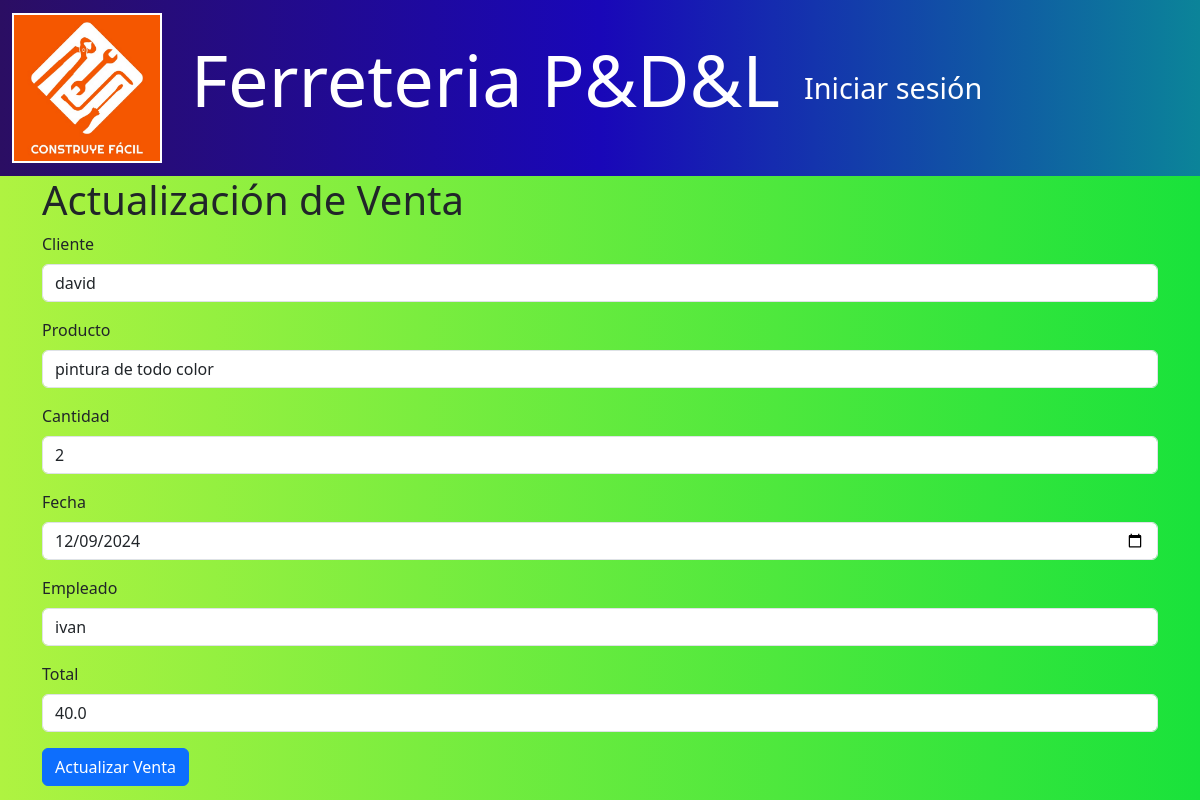
/ventas/edit/2, run on the app's committed database.
### models/venta_model.py (models this page shows, shortened)
class Venta(db.Model):
    __tablename__ = "ventas"
    id = db.Column(db.Integer, primary_key=True)
    cliente_id = db.Column(db.Integer, db.ForeignKey('clientes.id'), nullable=False)
    producto_id = db.Column(db.Integer, db.ForeignKey('productos.id'), nullable=False)
    cantidad = db.Column(db.Integer, nullable=False)
    total = db.Column(db.Float, nullable=False)  # Nuevo campo
    fecha = db.Column(db.DateTime, nullable=False)
    empleado_id = db.Column(db.Integer, db.ForeignKey('usuarios.id'), nullable=False)  # Nuevo campo
    cliente = db.relationship('Cliente', back_populates='ventas')
    producto = db.relationship('Producto', back_populates='ventas')
    empleado = db.relationship('Usuario', back_populates='ventas')  # Relación con usuarios
    facturas = db.relationship('Factura', back_populates='venta')  # Relación uno a uno con facturas
    @staticmethod
    def get_by_id(id):
        return Venta.query.get(id)

### models/cliente_model.py (models this page shows, shortened)
class Cliente(db.Model):
    __tablename__ = "clientes"
    id = db.Column(db.Integer,primary_key=True)
    nombre = db.Column(db.String(80),nullable=False)
    email = db.Column(db.String(100),nullable=False)
    telefono = db.Column(db.String(20),nullable=False)
    facturas = db.relationship('Factura', back_populates='cliente')
    ventas = db.relationship('Venta',back_populates='cliente')

### models/producto_model.py (models this page shows, shortened)
class Producto(db.Model):
    __tablename__ = "productos"
    id = db.Column(db.Integer, primary_key=True)
    nombre = db.Column(db.String(100), nullable=False)
    descripcion = db.Column(db.String(120), nullable=False)
    precio = db.Column(db.Float(11, 2), nullable=False)
    stock = db.Column(db.Integer, nullable=False)
    ventas = db.relationship('Venta', back_populates='producto')
    compras = db.relationship('Compra', back_populates='producto')
    facturas = db.relationship('Factura', back_populates='producto')

### models/usuario_model.py (models this page shows, shortened)
class Usuario(db.Model):
    __tablename__ = "usuarios"
    id = db.Column(db.Integer,primary_key=True)
    nombre = db.Column(db.String(80),nullable=False)
    username = db.Column(db.String(50),nullable=False)
    password = db.Column(db.String,nullable=False)
    rol = db.Column(db.String(20),nullable=False)
    ventas = relationship("Venta", back_populates="empleado")

### controllers/venta_controller.py (the view, shortened to what this page needs)
@venta_bp.route("/edit/<int:id>", methods=['GET', 'POST'])
def edit(id):
    venta = Venta.get_by_id(id)
    if not venta:
        flash("Venta no encontrada.", "error")
        return redirect(url_for('venta.index'))
    clientes = Cliente.query.all()
    productos = Producto.query.all()
    empleados = Usuario.query.all()  # Obtén la lista de empleados de la base de datos
    return venta_view.edit(venta, clientes, productos, empleados)

### run.py (called while the page is built)
@app.context_processor
def inject_active_path():
    def is_active(path):
        return 'active' if request.path == path else ''
    return(dict(is_active =  is_active))

### views/venta_view.py (called while the page is built)
def edit(venta,clientes,productos, empleados):
    return render_template('ventas/edit.html' ,venta=venta,clientes=clientes,productos=productos, empleados=empleados)

### templates/ventas/edit.html (shortened to what this page needs)
{% extends 'base.html' %}
{% block content %}
<h1>Actualización de Venta</h1>
<form action="{{ url_for('venta.edit', id=venta.id) }}" method="POST">
    <div class="mb-3">
        <label for="" class="form-label">Cliente</label>
        <select name="cliente_id" class="form-control" required>
            {% for cliente in clientes %}
                <option value="{{ cliente.id }}" {% if cliente.id == venta.cliente_id %} selected {% endif %}>
                    {{ cliente.nombre }}
                </option>
            {% endfor %}
        </select>
    </div>
    <div class="mb-3">
        <label for="" class="form-label">Producto</label>
        <select name="producto_id" class="form-control" required>
            {% for producto in productos %}
                <option value="{{ producto.id }}" {% if producto.id == venta.producto_id %} selected {% endif %}>
                    {{ producto.descripcion }}
                </option>
            {% endfor %}
        </select>
    </div>
    <div class="mb-3">
        <label for="" class="form-label">Cantidad</label>
        <input type="number" class="form-control" name="cantidad" value="{{ venta.cantidad }}" required>
    </div>
    <div class="mb-3">
        <label for="" class="form-label">Fecha</label>
        <input type="date" class="form-control" name="fecha" value="{{ venta.fecha.strftime('%Y-%m-%d') }}" required>
    </div>
    <div class="mb-3">
        <label for="" class="form-label">Empleado</label>
        <select name="empleado_id" class="form-control" required>
            {% for empleado in empleados %}
                <option value="{{ empleado.id }}" {% if empleado.id == venta.empleado_id %} selected {% endif %}>
                    {{ empleado.username }}
                </option>
            {% endfor %}
        </select>
    </div>
    <div class="mb-3">
        <label for="" class="form-label">Total</label>
        <input type="number" class="form-control" name="total" value="{{ venta.total }}" readonly>
    </div>
    <button type="submit" class="btn btn-primary">Actualizar Venta</button>
</form>
{% endblock %}

### templates/base.html (style rules this page uses)
body { background: linear-gradient(to right, #aff341, #19e23b); min-height: 100vh; }

### data on the page
Venta: cliente_id "david", producto_id "pintura de todo color", cantidad "2", fecha "12/09/2024", empleado_id "ivan", total "40.0"
